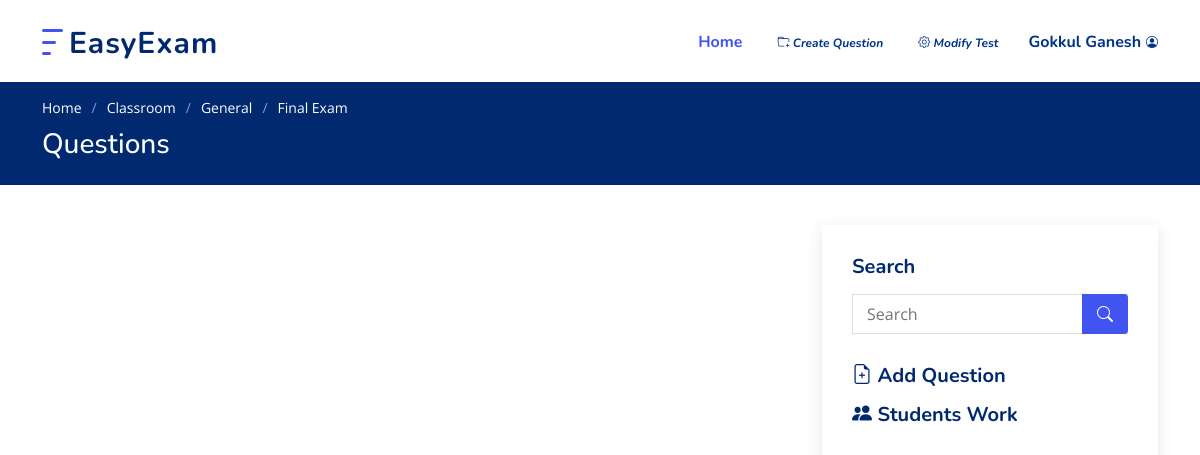
The page /8/view_test (signed in) on the database as committed earlier.
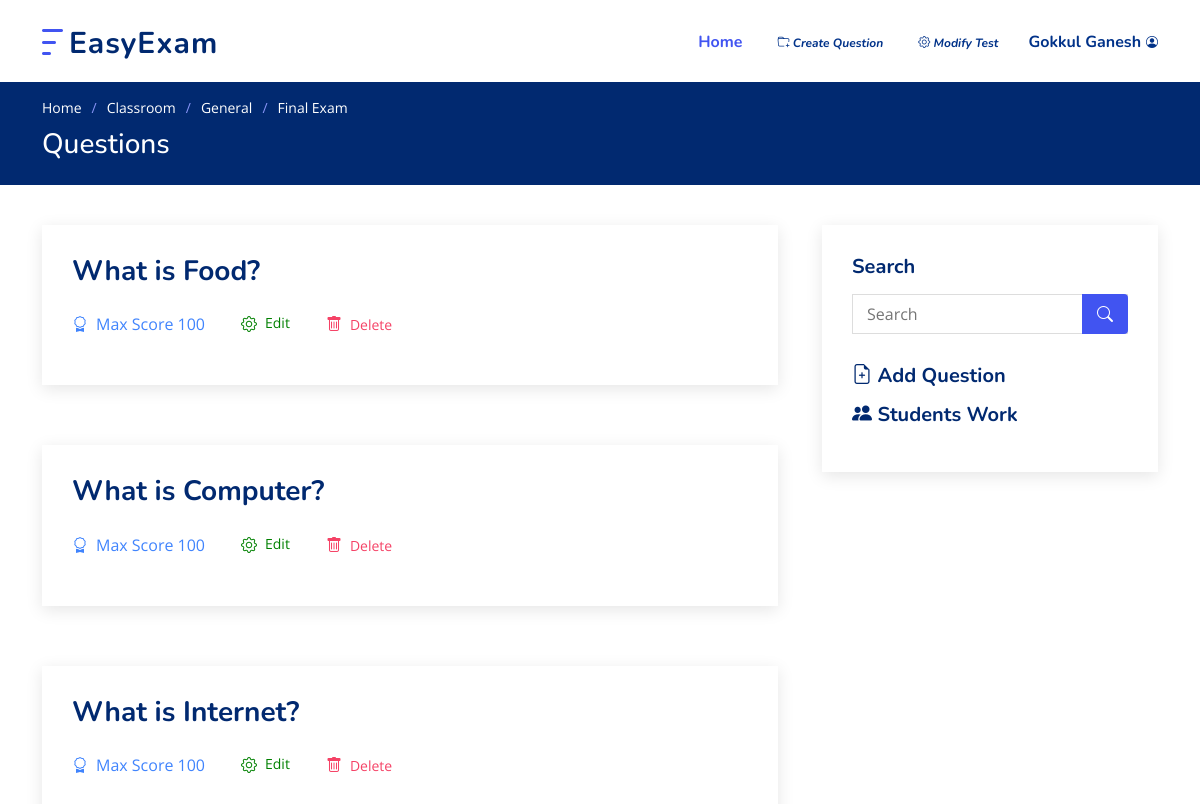
The same page on the database as committed later.
### Classroom/models.py (models this page shows)
class Test(models.Model):
	belongs = models.ForeignKey(Classroom, on_delete=models.CASCADE)
	name = models.CharField(max_length=255)
	desc = models.CharField(max_length=2555, blank=True)
	create_time = models.DateTimeField(auto_now_add=True)
	start_time = models.DateTimeField()
	end_time = models.DateTimeField()
	def __str__(self):
		return self.name

class Classroom(models.Model):
	owner = models.ForeignKey(User, on_delete=models.CASCADE) # Teacher
	name = models.CharField(max_length=255) # class name
	code = models.CharField(max_length=5, unique=True) # code for students to join
	desc = models.CharField(max_length=255, blank=True) # class Description for optional
	def __str__(self):
		return self.name

class Question(models.Model):
	test = models.ForeignKey(Test, on_delete=models.CASCADE, related_name='questions')
	qn_text = models.CharField('Question', max_length=2000)
	key = models.CharField('Answer key', max_length=5000)
	max_score = models.PositiveSmallIntegerField(default=100)
	def __str__(self):
		return self.qn_text

### Classroom/views/Teachers.py (the view)
# urls.py: path('<int:test_id>/view_test', Teachers.view_test, name='view_test'),
@login_required(login_url='login')
@teacher_required
def view_test(request, test_id):
	qns = Question.objects.filter(test=test_id)
	test = get_object_or_404(Test, pk=test_id)
	search = request.GET.get('search')
	if search != "" and search is not None:
		qns = Question.objects.filter(test=test_id, qn_text__icontains=search)
	paginator = Paginator(qns, 5)
	page = request.GET.get('page', 1)
	try:
		qns = paginator.page(page)
	except PageNotAnInteger:
		qns = paginator.page(1)
	except EmptyPage:
		qns = paginator.page(paginator.num_pages)
	return render(request, 'teachers/view_test.html', { 'qns' : qns, 'test' : test } )

### templates/teachers/view_test.html (shortened to what this page needs)
{% extends 'base.html' %}
{% load static %}
{% block header %}
<header id="header" class="header fixed-top">
  <div class="container-fluid container-xl d-flex align-items-center justify-content-between">
    <a href="{% url 'home' %}" class="logo d-flex align-items-center">
      <img src="{% static 'assets/img/logo.png' %}" alt="">
      <span>EasyExam</span>
    </a>
    <nav id="navbar" class="navbar">
      <ul>
        <li><a class="nav-link scrollto active" href="{% url 'dashboard' %}">Home</a></li>
        {% if user.is_staff %}
          <li><a href="{% url 'create_qn' test.id %}"><i class="bi bi-folder-plus"><span> Create Question</span></i></a>
          <li><a href="{% url 'update_test' test.id %}"><i class="bi bi-gear"><span> Modify Test</span></i></a>
        {% endif %}
        <li class="dropdown"><a href="#"><span>{{ user.first_name }}</span><i class="bi bi-person-circle"></i></a>
        </li>
      </ul>
    </nav>
  </div>
</header>
{% endblock %}
{% block main %}
  <main id="main">
    <section class="breadcrumbs">
      <div class="container">
        <ol>
          <li><a href="{% url 'home' %}">Home</a></li>
          <li><a href="{% url 'dashboard' %}">Classroom</a></li>
          <li><a href="{% url 'view_class' test.belongs.id %}">{{ test.belongs }}</a></li>
          <li>{{test}}</li>
        </ol>
        <h2>Questions</h2>
      </div>
    </section>
    <section id="blog" class="blog">
      <div class="container" data-aos="fade-up">
        <div class="row">
          <div class="col-lg-8 entries">
            {% for q in qns %}
            <article class="entry">
              <h5 class="entry-title">
                <a>{{ q }}</a>
              </h5>
              <div class="entry-meta">
                <ul>
                  <li class="d-flex align-items-center"><i class="bi bi-award"></i>Max Score
                    {{ q.max_score }}
                  </li>
                  <li class="nav-item d-inline-flex  align-items-center mr-2"><a class="nav-link d-inline-flex" href="{% url 'update_qn' q.id %}" style="color: green"><i class="bi bi-gear"></i>Edit</a></li>
                  <li class="nav-item d-inline-flex  align-items-center mr-2"><a class="confirm-delete" href="{% url 'delete_qn' q.id  %}" style="color: #f54266"><i class="bi bi-trash"></i>Delete</a></li>
                </ul>
              </div>
            </article>
            {% endfor %}
          </div>
          <div class="col-lg-4">
            <div class="sidebar">
              <h3 class="sidebar-title">Search</h3>
              <div class="sidebar-item search-form">
                <form action="" method="GET">
                  <input type="text" name="search" placeholder="Search">
                  <button type="submit"><i class="bi bi-search"></i></button>
                </form>
              </div>
              <a href="{% url 'create_qn' test.id %}"><h3 class="sidebar-title bi bi-file-earmark-plus"> Add Question</h3></a>
              <a href="{% url 'students_work' test.id %}"><h3 class="sidebar-title bi bi-people-fill"> Students Work </h3></a>
            </div>
          </div>
        </div>
      </div>
    </section>
  </main>
{% endblock %}

### templates/base.html (shortened to what this page needs)
{% load static %}
<!DOCTYPE html>
<html lang="en">
<head>
  <link href="https://cdn.jsdelivr.net/npm/bootstrap@5.0.0-beta3/dist/css/bootstrap.min.css" rel="stylesheet">
  <link rel="stylesheet" href="https://cdn.jsdelivr.net/npm/bootstrap-icons@1.4.1/font/bootstrap-icons.css">
  <link href="https://unpkg.com/aos@2.3.1/dist/aos.css" rel="stylesheet">
  <link href="https://cdn.jsdelivr.net/npm/remixicon@2.5.0/fonts/remixicon.css" rel="stylesheet">
  <link rel="stylesheet" href="https://unpkg.com/swiper/swiper-bundle.min.css" />
  <link rel="stylesheet" href="https://cdn.jsdelivr.net/npm/glightbox/dist/css/glightbox.min.css" />
  <link href="{% static 'assets/style.css' %}" rel="stylesheet">
  <link href="{% static 'myStyles.css' %}" rel="stylesheet">
</head>
<body>
  {% block header %}
  {% endblock %}
  <main id="main">
  {% block main %}
  {% endblock %}
  </main>
</body>
</html>

### static/assets/style.css (style rules this page uses)
:root { scroll-behavior: smooth; }
body { font-family: "Open Sans", sans-serif; color: #444444; }
a { color: #4154f1; text-decoration: none; }
h1, h2, h3, h4, h5, h6 { font-family: "Nunito", sans-serif; }
section { padding: 60px 0; overflow: hidden; }
.breadcrumbs { padding: 15px 0; background: #012970; min-height: 40px; margin-top: 82px; color: #fff; }
.breadcrumbs h2 { font-size: 28px; font-weight: 500; }
.breadcrumbs ol { display: flex; flex-wrap: wrap; list-style: none; padding: 0 0 10px 0; margin: 0; font-size: 14px; }
.breadcrumbs ol a { color: #fff; transition: 0.3s; }
.breadcrumbs ol li + li { padding-left: 10px; }
.breadcrumbs ol li + li::before { display: inline-block; padding-right: 10px; color: #8894f6; content: "/"; }
.header { transition: all 0.5s; z-index: 997; padding: 20px 0; }
.header .logo { line-height: 0; }
.header .logo img { max-height: 40px; margin-right: 6px; }
.header .logo span { font-size: 30px; font-weight: 700; letter-spacing: 1px; color: #012970; font-family: "Nunito", sans-serif; margin-top: 3px; }
.navbar { padding: 0; }
.navbar ul { margin: 0; padding: 0; display: flex; list-style: none; align-items: center; }
.navbar li { position: relative; }
.navbar a { display: flex; align-items: center; justify-content: space-between; padding: 10px 0 10px 30px; font-family: "Nunito", sans-serif; font-size: 16px; font-weight: 700; color: #013289; white-space: nowrap; transition: 0.3s; }
.navbar a i { font-size: 12px; line-height: 0; margin-left: 5px; }
.navbar a:hover, .navbar .active, .navbar li:hover > a { color: #4154f1; }
.blog { padding: 40px 0 20px 0; }
.blog .entry { padding: 30px; margin-bottom: 60px; box-shadow: 0 4px 16px rgba(0, 0, 0, 0.1); }
.blog .entry .entry-title { font-size: 28px; font-weight: bold; padding: 0; margin: 0 0 20px 0; }
.blog .entry .entry-title a { color: #012970; transition: 0.3s; }
.blog .entry .entry-meta { margin-bottom: 15px; color: #4084fd; }
.blog .entry .entry-meta ul { display: flex; flex-wrap: wrap; list-style: none; align-items: center; padding: 0; margin: 0; }
.blog .entry .entry-meta ul li + li { padding-left: 20px; }
.blog .entry .entry-meta i { font-size: 16px; margin-right: 8px; line-height: 0; }
.blog .entry .entry-meta a { color: #777777; font-size: 14px; display: inline-block; line-height: 1; }
.blog .sidebar { padding: 30px; margin: 0 0 60px 20px; box-shadow: 0 4px 16px rgba(0, 0, 0, 0.1); }
.blog .sidebar .sidebar-title { font-size: 20px; font-weight: 700; padding: 0 0 0 0; margin: 0 0 15px 0; color: #012970; position: relative; }
.blog .sidebar .sidebar-item { margin-bottom: 30px; }
.blog .sidebar .search-form form { background: #fff; border: 1px solid #ddd; padding: 3px 10px; position: relative; }
.blog .sidebar .search-form form input[type="text"] { border: 0; padding: 4px; border-radius: 4px; width: calc(100% - 40px); }
.blog .sidebar .search-form form button { position: absolute; top: 0; right: 0; bottom: 0; border: 0; background: none; font-size: 16px; padding: 0 15px; margin: -1px; background: #4154f1; color: #fff; transition: 0.3s; border-radius: 0 4px 4px 0; line-height: 0; }
.blog .sidebar .search-form form button i { line-height: 0; }

Rows that differ between the two databases and show on the page:
added Question: qn_text "What is Food?", max_score "100"
added Question: qn_text "What is Computer?", max_score "100"
added Question: qn_text "What is Internet?", max_score "100"
